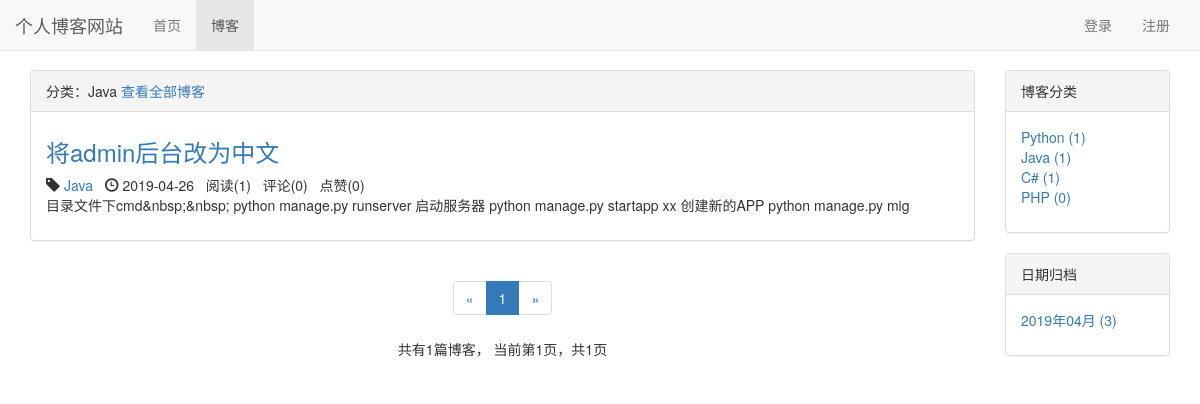
Page /blog/type/2 on the committed database.
### blog/models.py (models this page shows, shortened)
class BlogType(models.Model):
    type_name = models.CharField(max_length=15)
    def __str__(self):
        return self.type_name

class Blog(models.Model, ReadNumExpandMethod):
    title = models.CharField(max_length=50)
    blog_type = models.ForeignKey(BlogType, on_delete=models.CASCADE)
    content = RichTextUploadingField()
    author = models.ForeignKey(User, on_delete=models.CASCADE)
    read_details = GenericRelation(ReadDetail)
    created_time = models.DateTimeField(auto_now_add=True)
    last_updated_time = models.DateTimeField(auto_now=True)
    class Meta:
        ordering = ['-created_time']

### read_statistics/models.py (models this page shows)
class ReadNum(models.Model):
    read_num = models.IntegerField(default=0)
    content_type = models.ForeignKey(ContentType, on_delete=models.CASCADE)
    object_id = models.PositiveIntegerField()
    content_object = GenericForeignKey('content_type', 'object_id')

### likes/models.py (models this page shows)
class LikeCount(models.Model):
    content_type = models.ForeignKey(ContentType, on_delete=models.CASCADE)
    object_id = models.PositiveIntegerField()
    content_object = GenericForeignKey('content_type', 'object_id')
    liked_num = models.IntegerField(default=0)

### blog/views.py (the view)
# urls.py: path('type/<int:blog_type_pk>', views.blogs_with_type, name="blogs_with_type"),
def blogs_with_type(request, blog_type_pk):
    blog_type = get_object_or_404(BlogType, pk=blog_type_pk)
    blogs_all_list = Blog.objects.filter(blog_type=blog_type)
    context = get_blog_list_common_data(request, blogs_all_list)
    context['blog_type'] = blog_type
    return render(request, 'blog/blogs_with_type.html', context)

### comment/templatetags/comment_tags.py (called while the page is built)
@register.simple_tag
def get_comment_count(obj):
    content_type = ContentType.objects.get_for_model(obj)
    return Comment.objects.filter(content_type=content_type, object_id=obj.pk).count()

### likes/templatetags/likes_tags.py (called while the page is built)
@register.simple_tag
def get_like_count(obj):
    content_type = ContentType.objects.get_for_model(obj)
    like_count, created = LikeCount.objects.get_or_create(content_type=content_type, object_id=obj.pk)
    return like_count.liked_num

### read_statistics/models.py (called while the page is built)
    def get_read_num(self):
        try:
            ct = ContentType.objects.get_for_model(self)
            readnum = ReadNum.objects.get(content_type=ct, object_id=self.pk)
            return readnum.read_num
        except exceptions.ObjectDoesNotExist:
            return 0

### user/context_processors.py (called while the page is built)
def login_modal_form(request):
    return {'login_modal_form': LoginForm()}

### blog/templates/blog/blogs_with_type.html (shortened to what this page needs)
{% extends 'blog/blog_list.html' %}
{% block blog_list_title %}
    分类：{{ blog_type.type_name }}
    <a href="{% url 'blog_list' %}">查看全部博客</a>
{% endblock %}

### blog/templates/blog/blog_list.html (shortened to what this page needs)
{% extends 'base.html' %}
{% block nav_blog_active %}active{% endblock %}
{% load staticfiles %}
{% load comment_tags %}
{% load likes_tags %}
{% block header_extends %}
    <link rel="stylesheet" href="{% static 'blog/blog.css' %}">
{% endblock %}
{% block content %}
    <div class="container">
        <div class="row">
            <div class="col-xs-12 col-sm-8 col-md-9 col-lg-10">
                <div class="panel panel-default">
                    <div class="panel-heading">{% block blog_list_title %}博客列表{% endblock %}</div>
                    <div class="panel-body">
                        {% for blog in blogs %}
                            <div class="blog">
                                <h3><a href="{% url 'blog_detail' blog.pk %}">{{ blog.title }}</a></h3>
                                <p class="blog-info">
                                    <span class="glyphicon glyphicon-tag"></span> <a href="{% url 'blogs_with_type' blog.blog_type.pk %}">{{ blog.blog_type }}</a>&nbsp;&nbsp;
                                    <span class="glyphicon glyphicon-time"></span> {{ blog.created_time|date:"Y-m-d" }}&nbsp;&nbsp;
                                    阅读({{ blog.get_read_num }})&nbsp;&nbsp;
                                    评论({% get_comment_count blog %})&nbsp;&nbsp;
                                    点赞({% get_like_count blog %})
                                </p>
                                <p>{{ blog.content|striptags|truncatechars:120 }}</p>
                            </div>
                        {% empty %}
                            <div class="blog">
                                <h3>暂无博客，敬请期待</h3>
                            </div>
                        {% endfor %}
                    </div>
                </div>
                <div class="paginator">
                    <ul class="pagination">
                        <li>
                            {% if page_of_blogs.has_previous %}
                                <a href="?page={{ page_of_blogs.previous_page_number }}" aria-label="Previous">
                                    <span aria-hidden="true">&laquo;</span>
                                </a>
                            {% else %}
                                <span aria-hidden="true">&laquo;</span>
                            {% endif %}
                        </li>
                        {% for page_num in page_range %}
                            {% if page_num == page_of_blogs.number %}
                                <li class="active"><span>{{ page_num }}</span></li>
                            {% else %}
                                {% if page_num == '...' %}
                                    <li><span>{{ page_num }}</span></li>
                                {% else %}
                                    <li><a href="?page={{ page_num }}">{{ page_num }}</a></li>
                                {% endif %}
                            {% endif %}
                        {% endfor %}
                        <li>
                            {% if page_of_blogs.has_next %}
                                <a href="?page={{ page_of_blogs.next_page_number }}" aria-label="Next">
                                    <span aria-hidden="true">&raquo;</span>
                                </a>
                            {% else %}
                                <span aria-hidden="true">&raquo;</span>
                            {% endif %}
                        </li>
                    </ul>
                    <p>
                        共有{{ page_of_blogs.paginator.count }}篇博客，
                        当前第{{ page_of_blogs.number }}页，共{{ page_of_blogs.paginator.num_pages }}页
                    </p>
                </div>
            </div>
            <div class="hidden-xs col-sm-4 col-md-3 col-lg-2">
                <div class="panel panel-default">
                    <div class="panel-heading">博客分类</div>
                    <div class="panel-body">
                        <ul class="blog-types">
                            {% for blog_type in blog_types %}
                                <li>
                                    <a href="{% url 'blogs_with_type' blog_type.pk %}">
                                        {{ blog_type.type_name }} ({{ blog_type.blog_count }})
                                    </a>
                                </li>
                            {% empty %}
                                <li>暂无分类</li>
                            {% endfor %}
                        </ul>
                    </div>
                </div>
                <div class="panel panel-default">
                    <div class="panel-heading">日期归档</div>
                    <div class="panel-body">
                        <ul>
                            {% for blog_date, blog_count in blog_dates.items %}
                                <li>
                                    <a href="{% url 'blogs_with_date' blog_date.year blog_date.month %}">
                                        {{ blog_date|date:"Y年m月" }} ({{ blog_count }})
                                    </a>
                                </li>
                            {% endfor %}
                        </ul>
                    </div>
                </div>
            </div>
        </div>
    </div>
{% endblock %}

### static/base.css (style rules this page uses)
* { margin: 0; padding: 0; }
body { margin-top: 70px!important; }
ul { list-style-type: none!important; }

### blog/static/blog/blog.css (style rules this page uses)
ul.blog-types { list-style-type: none; }
div.blog h3 { margin-top: 0.5em; }
div.blog p.blog-info { margin-bottom: 0; }
div.paginator { text-align: center; }

### rows in the picture
BlogType: type_name "Java", blog_count "1"
Blog: title "将admin后台改为中文", blog_type "Java", created_time "2019-04-26", get_read_num "1", id "0", id.liked_num "0", content "目录文件下cmd&nbsp;&nbsp; python manage.py runserver 启动服务器 python manage.py startapp xx 创建新的APP python manage.py mig"
BlogType: type_name "Python", blog_count "1"
BlogType: type_name "C#", blog_count "1"
BlogType: type_name "PHP", blog_count "0"

### other values in the picture
{{ page_num }} "1"
{{ page_of_blogs.paginator.count }} "1"
{{ page_of_blogs.number }} "1"
{{ page_of_blogs.paginator.num_pages }} "1"
{{ blog_date|date:"Y年m月" }} "2019年04月"
{{ blog_count }} "3"
